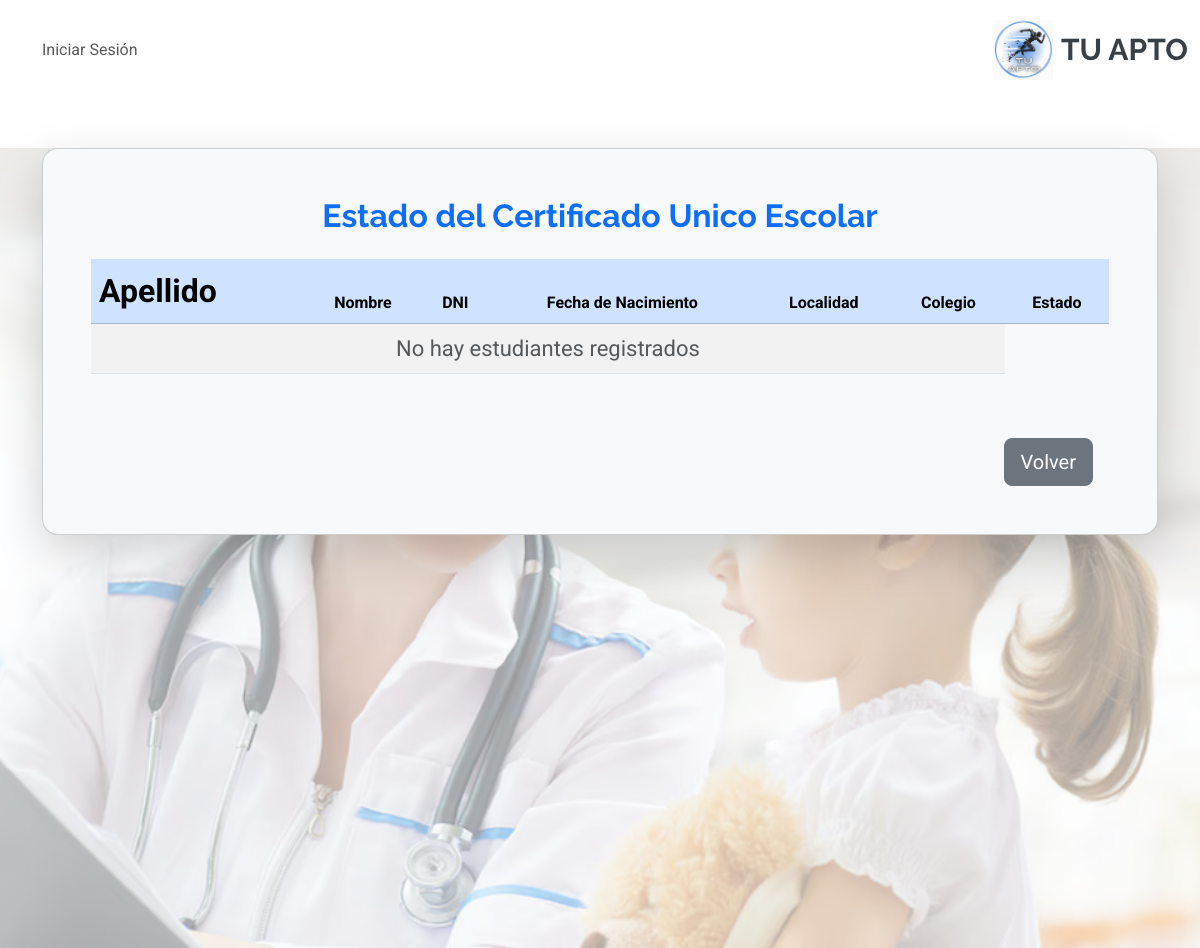
The app's page /estudiante/consultar_apto/, older data.
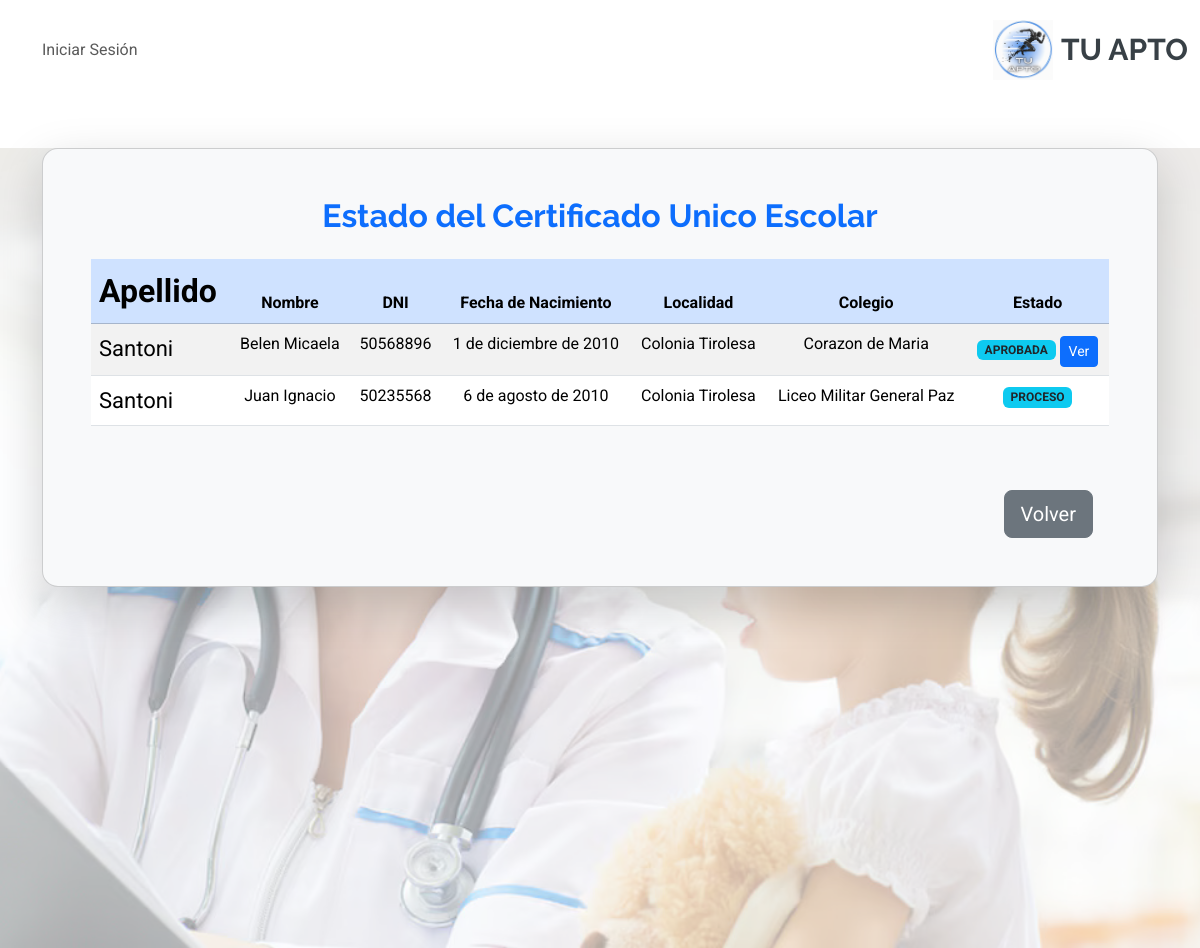
The same page, newer data.
### estudiante/models.py (models this page shows, shortened)
class Estudiante(models.Model):
    SEXO_CHOICES = [
        ('M', 'Masculino'),
        ('F', 'Femenino'),
        ('O', 'Otro'),
    ]
    nombre= models.CharField(max_length=30, blank=True, null=True)
    apellido= models.CharField(max_length=30, blank=True, null=True)
    fecha_nacimiento= models.DateField(blank=True, null=True)
    tutor = models.ForeignKey(Tutor, on_delete=models.CASCADE, related_name='estudiantes')
    dni=  models.CharField(max_length=15, blank=True, null=True)
    domicilio = models.CharField(max_length=255, blank=True, null=True)
    telefono = models.CharField(max_length=15, blank=True, null=True)
    sexo=models.CharField(max_length=1, choices=SEXO_CHOICES, blank=True, null=True)
    localidad = models.CharField(max_length=100, blank=True, null=True)
    lugar_nacimiento = models.CharField(max_length=100, blank=True, null=True)
    def colegio_activo(self):
        relacion = self.estudiantecolegio_set.filter(activo=True).first()
        return relacion.colegio.nombre if relacion else "Sin colegio"

class EstudianteColegio(models.Model):
    estudiante = models.ForeignKey(Estudiante, on_delete=models.CASCADE)
    colegio = models.ForeignKey(Colegio, on_delete=models.CASCADE)
    activo= models.BooleanField(default=True)

class Colegio(models.Model):
    nombre = models.CharField(max_length=255)
    direccion = models.CharField(max_length=255)
    telefono = models.CharField(max_length=15)
    imagen= models.ImageField(upload_to='colegios/', null=True, blank=True)

### Cus/models.py (models this page shows, shortened)
class Cus(models.Model):
    ESTADO_CUS = [
        ('PENDIENTE', 'Pendiente'),
        ('PROCESO', 'En proceso'),
        ('APROBADA', 'Aprobada'),
        ('RECHAZADA', 'Rechazada'),
        ('VENCIDO', 'Vencido'),
    ]
    estudiante = models.ForeignKey(Estudiante, on_delete=models.CASCADE, related_name='cus')
    estado = models.CharField(max_length=45, choices=ESTADO_CUS, blank=True, null=True)
    fecha_creacion = models.DateTimeField(auto_now_add=True)
    fecha_caducidad = models.DateField(blank=True, null=True)
    fecha_de_llenado = models.DateField(blank=True, null=True)
    observacion = models.CharField(max_length=200, blank=True, null=True)
    consentimiento_persona = models.BooleanField(null=True, blank=True)
    medico = models.ForeignKey(Medico, on_delete=models.SET_NULL, null=True, blank=True)
    class Meta:
        db_table = 'cus_ficha_medica'

### estudiante/views.py (the view)
# urls.py: path('consultar_apto/', views.consultar_apto, name='consultar_apto'),
def consultar_apto(request):
    estudiantes = Estudiante.objects.filter(cus__isnull=False).distinct()
    return render(request, 'estudiante/consultar_apto.html', {
        'estudiantes': estudiantes
    })

### estudiante/templates/estudiante/consultar_apto.html (shortened to what this page needs)
{% extends 'core/base.html' %}
{% load static %}
{% block content %}
    <div class="row" style="margin: 0; padding: 0;">
        <div class="container-fluid ficha-medica-container" style="margin: 0; padding: 0;">
            <main class="px-3" style="position: relative; min-height: 100vh; width: 100%; margin: 0; padding: 0;">
                    <div style="position: relative; z-index: 1;">
                             <div class="container mt-5">
                              <div class="card shadow-lg p-5 bg-light rounded-4">
                                  <h2 class="text-primary text-center fw-bold mb-4">Estado del Certificado Unico Escolar</h2>
                                  <div class="table-responsive">
                                      <table class="table table-striped table-hover text-center">
                                          <thead class="table-primary">
                                              <tr>
                                                  <th>Apellido</th>
                                                  <th>Nombre</th>
                                                  <th>DNI</th>
                                                  <th>Fecha de Nacimiento</th>
                                                  <th>Localidad</th>
                                                  <th>Colegio</th>
                                                  <th>Estado</th>
                                              </tr>
                                          </thead>
                                          <tbody>
                                              {% for estudiante in estudiantes %}
                                              <tr>
                                                  <td>{{ estudiante.apellido }}</td>
                                                  <td>{{ estudiante.nombre }}</td>
                                                  <td>{{ estudiante.dni }}</td>
                                                  <td>{{ estudiante.fecha_nacimiento }}</td>
                                                  <td>{{ estudiante.localidad }}</td>
                                                  <td>{{ estudiante.colegio_activo }}</td>
                                                  <td>
                                                    {% if estudiante.cus.last %}
                                                        <span class="badge bg-info text-dark">{{ estudiante.cus.last.estado }}</span>
                                                        {% if estudiante.cus.last.estado == 'APROBADA' or estudiante.cus.last.estado == 'RECHAZADA' %}
                                                            <a href="{% url 'ver_pdf_cus' estudiante.cus.last.id %}" class="btn btn-primary btn-sm mt-1">Ver</a>
                                                        {% endif %}
                                                    {% else %}
                                                        <span class="text-muted">Sin CUS</span>
                                                    {% endif %}
                                                  </td>
                                              </tr>
                                              {% empty %}
                                              <tr>
                                                  <td colspan="6" class="text-center text-muted">No hay estudiantes registrados</td>
                                              </tr>
                                              {% endfor %}
                                          </tbody>
                                      </table>
                                  </div>
                                  <div class="d-flex justify-content-end mt-5">
                                      <a href="{% url 'menu_estudiante' %}" class="btn btn-secondary btn-lg w-45 me-3">Volver</a>
                                  </div>
                              </div>
                          </div>
                    </div>
            </main>
        </div>
    </div>
{% endblock %}

Row changes from the older to the newer data that the page shows:
added Estudiante: apellido "Santoni", nombre "Belen Micaela", dni "50568896", fecha_nacimiento "1 de diciembre de 2010", localidad "Colonia Tirolesa", colegio_activo "Corazon de Maria", cus.last.estado "APROBADA", shows "Ver"
now on this page (row edited): Estudiante: apellido "Santoni", nombre "Juan Ignacio", dni "50235568", fecha_nacimiento "6 de agosto de 2010", localidad "Colonia Tirolesa", colegio_activo "Liceo Militar General Paz", cus.last.estado "PROCESO"
Text that changed along with them:
text no longer shown: "No hay estudiantes registrados"
